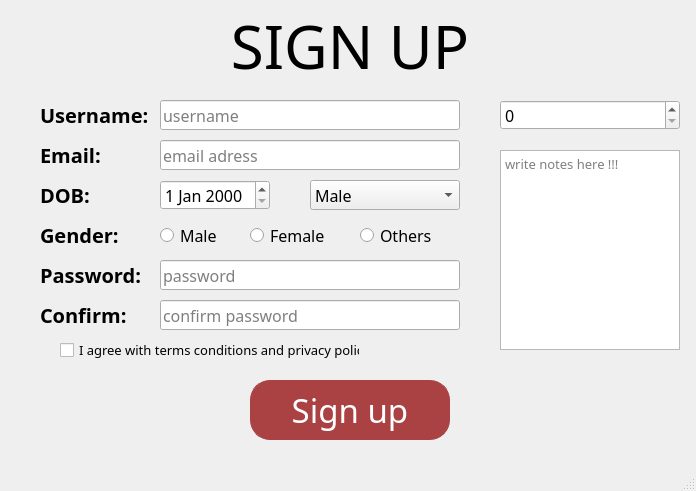
<?xml version="1.0" encoding="UTF-8"?>
<ui version="4.0">
 <class>MainWindow</class>
 <widget class="QMainWindow" name="MainWindow">
  <property name="geometry">
   <rect>
    <x>0</x>
    <y>0</y>
    <width>696</width>
    <height>491</height>
   </rect>
  </property>
  <property name="windowTitle">
   <string>MainWindow</string>
  </property>
  <property name="inputMethodHints">
   <set>Qt::ImhNone</set>
  </property>
  <property name="iconSize">
   <size>
    <width>48</width>
    <height>48</height>
   </size>
  </property>
  <property name="tabShape">
   <enum>QTabWidget::Rounded</enum>
  </property>
  <widget class="QWidget" name="centralwidget">
   <widget class="QLabel" name="label">
    <property name="geometry">
     <rect>
      <x>200</x>
      <y>5</y>
      <width>300</width>
      <height>80</height>
     </rect>
    </property>
    <property name="font">
     <font>
      <family>Eras Bold ITC</family>
      <pointsize>45</pointsize>
      <weight>50</weight>
      <bold>false</bold>
     </font>
    </property>
    <property name="text">
     <string>SIGN UP</string>
    </property>
    <property name="alignment">
     <set>Qt::AlignCenter</set>
    </property>
   </widget>
   <widget class="QLabel" name="label_2">
    <property name="geometry">
     <rect>
      <x>40</x>
      <y>140</y>
      <width>120</width>
      <height>30</height>
     </rect>
    </property>
    <property name="font">
     <font>
      <family>Nunito Sans</family>
      <pointsize>15</pointsize>
      <weight>75</weight>
      <bold>true</bold>
     </font>
    </property>
    <property name="text">
     <string>Email:</string>
    </property>
   </widget>
   <widget class="QLabel" name="label_3">
    <property name="geometry">
     <rect>
      <x>40</x>
      <y>260</y>
      <width>120</width>
      <height>30</height>
     </rect>
    </property>
    <property name="font">
     <font>
      <family>Nunito Sans</family>
      <pointsize>15</pointsize>
      <weight>75</weight>
      <bold>true</bold>
     </font>
    </property>
    <property name="text">
     <string>Password:</string>
    </property>
   </widget>
   <widget class="QLabel" name="label_4">
    <property name="geometry">
     <rect>
      <x>40</x>
      <y>300</y>
      <width>120</width>
      <height>30</height>
     </rect>
    </property>
    <property name="font">
     <font>
      <family>Nunito Sans</family>
      <pointsize>15</pointsize>
      <weight>75</weight>
      <bold>true</bold>
     </font>
    </property>
    <property name="text">
     <string>Confirm:</string>
    </property>
   </widget>
   <widget class="QLabel" name="label_5">
    <property name="geometry">
     <rect>
      <x>40</x>
      <y>220</y>
      <width>120</width>
      <height>30</height>
     </rect>
    </property>
    <property name="font">
     <font>
      <family>Nunito Sans</family>
      <pointsize>15</pointsize>
      <weight>75</weight>
      <bold>true</bold>
     </font>
    </property>
    <property name="text">
     <string>Gender:</string>
    </property>
   </widget>
   <widget class="QLabel" name="label_6">
    <property name="geometry">
     <rect>
      <x>40</x>
      <y>180</y>
      <width>120</width>
      <height>30</height>
     </rect>
    </property>
    <property name="font">
     <font>
      <family>Nunito Sans</family>
      <pointsize>15</pointsize>
      <weight>75</weight>
      <bold>true</bold>
     </font>
    </property>
    <property name="text">
     <string>DOB:</string>
    </property>
   </widget>
   <widget class="QLabel" name="label_7">
    <property name="geometry">
     <rect>
      <x>40</x>
      <y>100</y>
      <width>120</width>
      <height>30</height>
     </rect>
    </property>
    <property name="font">
     <font>
      <family>Nunito Sans</family>
      <pointsize>15</pointsize>
      <weight>75</weight>
      <bold>true</bold>
     </font>
    </property>
    <property name="text">
     <string>Username:</string>
    </property>
   </widget>
   <widget class="QLineEdit" name="lineEdit_username">
    <property name="geometry">
     <rect>
      <x>160</x>
      <y>100</y>
      <width>300</width>
      <height>30</height>
     </rect>
    </property>
    <property name="font">
     <font>
      <family>Nunito Sans</family>
      <pointsize>12</pointsize>
     </font>
    </property>
    <property name="placeholderText">
     <string>username</string>
    </property>
   </widget>
   <widget class="QLineEdit" name="lineEdit_email">
    <property name="geometry">
     <rect>
      <x>160</x>
      <y>140</y>
      <width>300</width>
      <height>30</height>
     </rect>
    </property>
    <property name="font">
     <font>
      <family>Nunito Sans</family>
      <pointsize>12</pointsize>
     </font>
    </property>
    <property name="placeholderText">
     <string>email adress</string>
    </property>
   </widget>
   <widget class="QLineEdit" name="lineEdit_password">
    <property name="geometry">
     <rect>
      <x>160</x>
      <y>260</y>
      <width>300</width>
      <height>30</height>
     </rect>
    </property>
    <property name="font">
     <font>
      <family>Nunito Sans</family>
      <pointsize>12</pointsize>
     </font>
    </property>
    <property name="echoMode">
     <enum>QLineEdit::Password</enum>
    </property>
    <property name="placeholderText">
     <string>password</string>
    </property>
   </widget>
   <widget class="QLineEdit" name="lineEdit_confirm">
    <property name="geometry">
     <rect>
      <x>160</x>
      <y>300</y>
      <width>300</width>
      <height>30</height>
     </rect>
    </property>
    <property name="font">
     <font>
      <family>Nunito Sans</family>
      <pointsize>12</pointsize>
     </font>
    </property>
    <property name="echoMode">
     <enum>QLineEdit::Password</enum>
    </property>
    <property name="placeholderText">
     <string>confirm password</string>
    </property>
   </widget>
   <widget class="QDateEdit" name="dateEdit">
    <property name="geometry">
     <rect>
      <x>160</x>
      <y>180</y>
      <width>110</width>
      <height>30</height>
     </rect>
    </property>
    <property name="font">
     <font>
      <family>Nunito Sans</family>
      <pointsize>12</pointsize>
     </font>
    </property>
   </widget>
   <widget class="QRadioButton" name="radioButton">
    <property name="geometry">
     <rect>
      <x>160</x>
      <y>220</y>
      <width>81</width>
      <height>30</height>
     </rect>
    </property>
    <property name="font">
     <font>
      <family>Nunito Sans</family>
      <pointsize>12</pointsize>
     </font>
    </property>
    <property name="text">
     <string>Male</string>
    </property>
   </widget>
   <widget class="QRadioButton" name="radioButton_2">
    <property name="geometry">
     <rect>
      <x>250</x>
      <y>220</y>
      <width>81</width>
      <height>30</height>
     </rect>
    </property>
    <property name="font">
     <font>
      <family>Nunito Sans</family>
      <pointsize>12</pointsize>
     </font>
    </property>
    <property name="text">
     <string>Female</string>
    </property>
   </widget>
   <widget class="QRadioButton" name="radioButton_3">
    <property name="geometry">
     <rect>
      <x>360</x>
      <y>220</y>
      <width>81</width>
      <height>30</height>
     </rect>
    </property>
    <property name="font">
     <font>
      <family>Nunito Sans</family>
      <pointsize>12</pointsize>
     </font>
    </property>
    <property name="text">
     <string>Others</string>
    </property>
   </widget>
   <widget class="QCheckBox" name="checkBox">
    <property name="geometry">
     <rect>
      <x>60</x>
      <y>340</y>
      <width>300</width>
      <height>20</height>
     </rect>
    </property>
    <property name="font">
     <font>
      <family>Nunito Sans</family>
      <pointsize>10</pointsize>
     </font>
    </property>
    <property name="text">
     <string>I agree with terms conditions and privacy policy</string>
    </property>
   </widget>
   <widget class="QComboBox" name="comboBox">
    <property name="geometry">
     <rect>
      <x>310</x>
      <y>180</y>
      <width>150</width>
      <height>30</height>
     </rect>
    </property>
    <property name="font">
     <font>
      <family>Nunito Sans</family>
      <pointsize>12</pointsize>
     </font>
    </property>
    <item>
     <property name="text">
      <string>Male</string>
     </property>
    </item>
    <item>
     <property name="text">
      <string>Female</string>
     </property>
    </item>
    <item>
     <property name="text">
      <string>Others</string>
     </property>
    </item>
   </widget>
   <widget class="QSpinBox" name="spinBox">
    <property name="geometry">
     <rect>
      <x>500</x>
      <y>100</y>
      <width>180</width>
      <height>30</height>
     </rect>
    </property>
    <property name="font">
     <font>
      <family>Nunito Sans</family>
      <pointsize>12</pointsize>
     </font>
    </property>
   </widget>
   <widget class="QTextEdit" name="textEdit">
    <property name="geometry">
     <rect>
      <x>500</x>
      <y>150</y>
      <width>180</width>
      <height>200</height>
     </rect>
    </property>
    <property name="font">
     <font>
      <family>Nunito Sans</family>
      <pointsize>10</pointsize>
     </font>
    </property>
    <property name="placeholderText">
     <string>write notes here !!!</string>
    </property>
   </widget>
   <widget class="QPushButton" name="btn_signup">
    <property name="geometry">
     <rect>
      <x>250</x>
      <y>380</y>
      <width>200</width>
      <height>60</height>
     </rect>
    </property>
    <property name="font">
     <font>
      <family>Eras Bold ITC</family>
      <pointsize>25</pointsize>
     </font>
    </property>
    <property name="styleSheet">
     <string notr="true">QPushButton{
	border: 1px solid rgb(170, 65, 67);
	border-radius: 20px;
	background-color: rgb(170, 65, 67);
	color: white;
}

QPushButton:hover{
	color: rgb(170, 65, 67);
	background-color: white;
}</string>
    </property>
    <property name="text">
     <string>Sign up</string>
    </property>
   </widget>
  </widget>
  <widget class="QStatusBar" name="statusbar"/>
  <widget class="QMenuBar" name="menubar">
   <property name="geometry">
    <rect>
     <x>0</x>
     <y>0</y>
     <width>696</width>
     <height>26</height>
    </rect>
   </property>
  </widget>
 </widget>
 <resources/>
 <connections/>
</ui>
